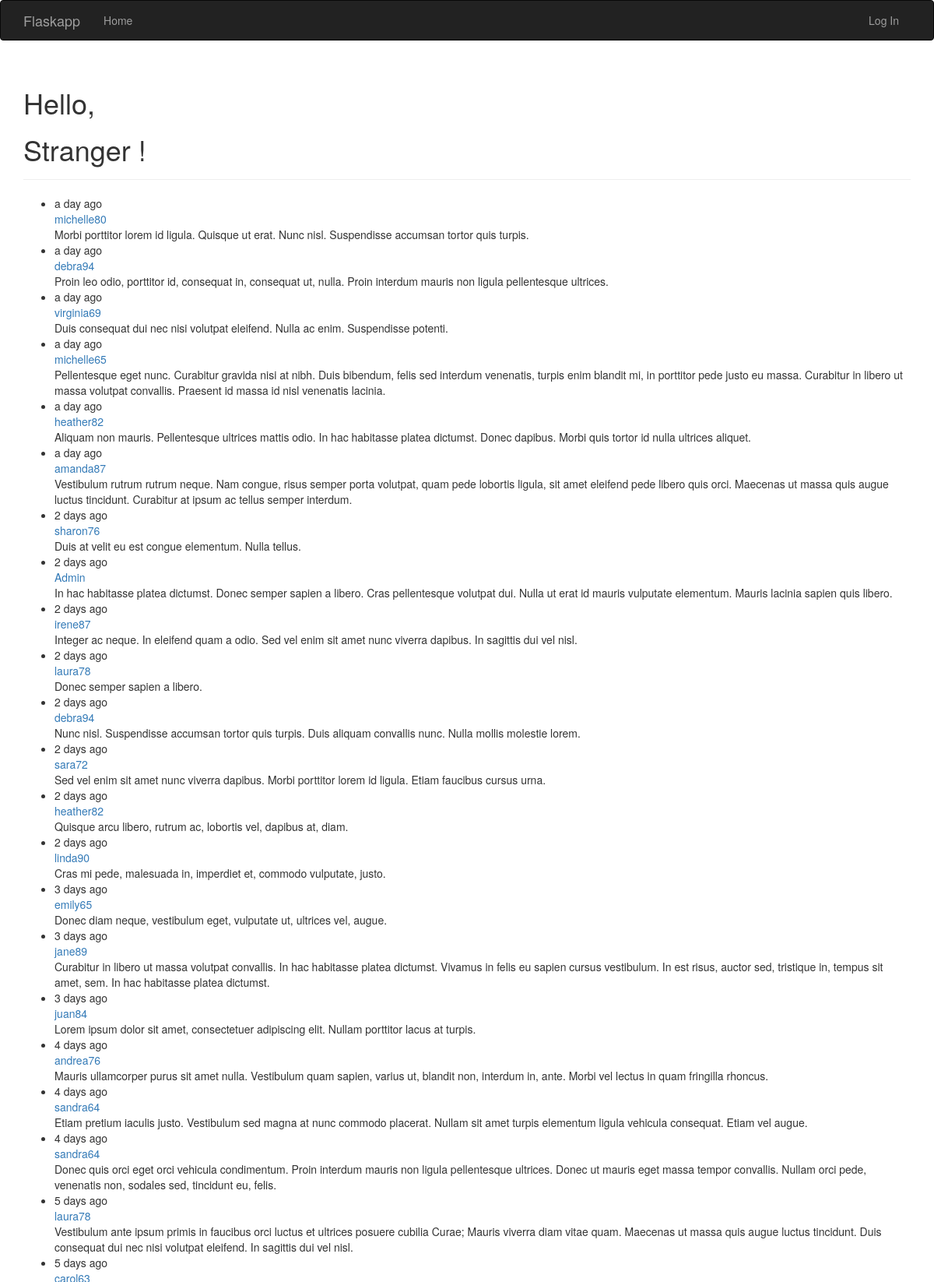
The page / (upper part) on the database its author committed.
### app/models.py (models this page shows, shortened)
class Post(db.Model):
    __tablename__ = 'posts'
    id = db.Column(db.Integer, primary_key=True)
    body = db.Column(db.Text)
    timestamp = db.Column(db.DateTime, index=True, default=datetime.utcnow)
    author_id = db.Column(db.Integer, db.ForeignKey('users.id'))

class User(db.Model, UserMixin):
    __tablename__ = 'users'
    id = db.Column(db.Integer, primary_key=True)
    email = db.Column(db.String(64), unique=True, index=True)
    username = db.Column(db.String(64), unique=True, index=True)
    role_id = db.Column(db.Integer, db.ForeignKey('roles.id'))
    password_hash = db.Column(db.String(128))
    confirmed = db.Column(db.Boolean, default=False)
    name = db.Column(db.String(64))
    location = db.Column(db.String(64))
    about_me = db.Column(db.Text())
    member_since = db.Column(db.DateTime(), default=datetime.utcnow)
    last_seen = db.Column(db.DateTime(), default=datetime.utcnow)
    avatar_hash = db.Column(db.String(32))
    posts = db.relationship('Post', backref='author', lazy='dynamic')
    @property
    def password(self):
        raise AttributeError('password is not a readable attribute')
    def gravatar(self, size=100, default='identicon', rating='g'):
        if request.is_secure:
            url = 'https://secure.gravatar.com/avatar'
        else:
            url = 'http://www.gravatar.com/avatar'
        hash = self.avatar_hash or hashlib.md5(
                self.email.encode('utf-8')).hexdigest()
        return '{url}/{hash}?s={size}&d={default}&r={rating}'.format(
                url=url, hash=hash, size=size, default=default, rating=rating)

### app/main/views.py (the view)
@main.route('/', methods=['GET', 'POST'])
def index():
    form = NameForm()
    if current_user.can(Permission.WRITE_ARTICLES) and \
            form.validate_on_submit():
        post = Post(body=form.body.data,
                    author=current_user._get_current_object())
        db.session.add(post)
        return redirect(url_for('.index'))
    posts = Post.query.order_by(Post.timestamp.desc()).all()
    return render_template('index.html',
                           form=form, name=session.get('name'),
                           known=session.get('known', False),
                           posts=posts,
                           current_time=datetime.utcnow())

### app/auth/views.py (called while the page is built)
@auth.before_app_request
def before_request():
    if current_user.is_authenticated:
        current_user.ping()
        if not current_user.confirmed \
                and request.endpoint[:5] != 'auth.' \
                and request.endpoint != 'static':
            return redirect(url_for('auth.unconfirmed'))

### app/main/__init__.py (called while the page is built)
@main.app_context_processor
def inject_permissions():
    return dict(Permission=Permission)

### app/models.py (called while the page is built)
    def can(self, permissions):
        return False

### app/templates/index.html (shortened to what this page needs)
{% extends "base.html" %}
{% import "bootstrap/wtf.html" as wtf %}
{% block page_content %}
<div class="page-header">
    <h1>Hello,</h1>
        {% if current_user.is_authenticated %}
            <h1>{{ current_user.username }} !</h1>
        {% else %}
            <h1>Stranger !</h1>
        {% endif %}
</div>
<ul class="posts">
    {% for post in posts %}
    <li class="post">
        <div class="post-content">
            <div class="post-date">{{ moment(post.timestamp).fromNow() }}</div>
            <div class="post-author"><a href="{{ url_for('.user', username=post.author.username) }}">{{ post.author.username }}</a></div>
            <div class="post-body">{{ post.body }}</div>
        </div>
    </li>
    {% endfor %}
</ul>
{% endblock %}

### rows shown on the page
Post: timestamp "a day ago", author.username "michelle80", body "Morbi porttitor lorem id ligula. Quisque ut erat. Nunc nisl. Suspendisse accumsan tortor quis turpis."
Post: timestamp "a day ago", author.username "debra94", body "Proin leo odio, porttitor id, consequat in, consequat ut, nulla. Proin interdum mauris non ligula pellentesque ultrices."
Post: timestamp "a day ago", author.username "virginia69", body "Duis consequat dui nec nisi volutpat eleifend. Nulla ac enim. Suspendisse potenti."
Post: timestamp "a day ago", author.username "michelle65", body "Pellentesque eget nunc. Curabitur gravida nisi at nibh. Duis bibendum, felis sed interdum venenatis, turpis enim blandit mi, in porttitor pede justo eu massa. Curabitur in libero ut massa volutpat convallis. Praesent id massa id nisl venenatis lacinia."
Post: timestamp "a day ago", author.username "heather82", body "Aliquam non mauris. Pellentesque ultrices mattis odio. In hac habitasse platea dictumst. Donec dapibus. Morbi quis tortor id nulla ultrices aliquet."
Post: timestamp "a day ago", author.username "amanda87", body "Vestibulum rutrum rutrum neque. Nam congue, risus semper porta volutpat, quam pede lobortis ligula, sit amet eleifend pede libero quis orci. Maecenas ut massa quis augue luctus tincidunt. Curabitur at ipsum ac tellus semper interdum."
Post: timestamp "2 days ago", author.username "sharon76", body "Duis at velit eu est congue elementum. Nulla tellus."
Post: timestamp "2 days ago", author.username "Admin", body "In hac habitasse platea dictumst. Donec semper sapien a libero. Cras pellentesque volutpat dui. Nulla ut erat id mauris vulputate elementum. Mauris lacinia sapien quis libero."
Post: timestamp "2 days ago", author.username "irene87", body "Integer ac neque. In eleifend quam a odio. Sed vel enim sit amet nunc viverra dapibus. In sagittis dui vel nisl."
Post: timestamp "2 days ago", author.username "laura78", body "Donec semper sapien a libero."
Post: timestamp "2 days ago", author.username "debra94", body "Nunc nisl. Suspendisse accumsan tortor quis turpis. Duis aliquam convallis nunc. Nulla mollis molestie lorem."
Post: timestamp "2 days ago", author.username "sara72", body "Sed vel enim sit amet nunc viverra dapibus. Morbi porttitor lorem id ligula. Etiam faucibus cursus urna."
Post: timestamp "2 days ago", author.username "heather82", body "Quisque arcu libero, rutrum ac, lobortis vel, dapibus at, diam."
Post: timestamp "2 days ago", author.username "linda90", body "Cras mi pede, malesuada in, imperdiet et, commodo vulputate, justo."
Post: timestamp "3 days ago", author.username "emily65", body "Donec diam neque, vestibulum eget, vulputate ut, ultrices vel, augue."
Post: timestamp "3 days ago", author.username "jane89", body "Curabitur in libero ut massa volutpat convallis. In hac habitasse platea dictumst. Vivamus in felis eu sapien cursus vestibulum. In est risus, auctor sed, tristique in, tempus sit amet, sem. In hac habitasse platea dictumst."
Post: timestamp "3 days ago", author.username "juan84", body "Lorem ipsum dolor sit amet, consectetuer adipiscing elit. Nullam porttitor lacus at turpis."
Post: timestamp "4 days ago", author.username "andrea76", body "Mauris ullamcorper purus sit amet nulla. Vestibulum quam sapien, varius ut, blandit non, interdum in, ante. Morbi vel lectus in quam fringilla rhoncus."
Post: timestamp "4 days ago", author.username "sandra64", body "Etiam pretium iaculis justo. Vestibulum sed magna at nunc commodo placerat. Nullam sit amet turpis elementum ligula vehicula consequat. Etiam vel augue."
Post: timestamp "4 days ago", author.username "sandra64", body "Donec quis orci eget orci vehicula condimentum. Proin interdum mauris non ligula pellentesque ultrices. Donec ut mauris eget massa tempor convallis. Nullam orci pede, venenatis non, sodales sed, tincidunt eu, felis."
Post: timestamp "5 days ago", author.username "laura78", body "Vestibulum ante ipsum primis in faucibus orci luctus et ultrices posuere cubilia Curae; Mauris viverra diam vitae quam. Maecenas ut massa quis augue luctus tincidunt. Duis consequat dui nec nisi volutpat eleifend. In sagittis dui vel nisl."
Post: timestamp "5 days ago"
